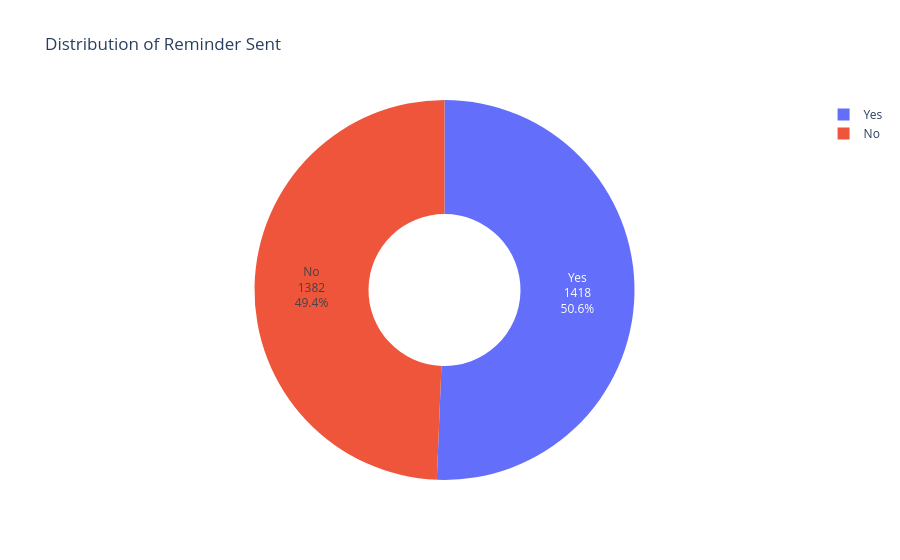

Notebook code for this chart:
### Code cell
reminder = df['reminder_sent']

summary = {
    "Valid": reminder.count(),
    "Mismatched": 0,   # if you have validation rules, adjust here
    "Missing": reminder.isna().sum()
}
summary_df = pd.DataFrame(summary, index=[0])
print(summary_df.T)

remnder_sent = df['reminder_sent'].value_counts()

fig = px.pie(
    values = remnder_sent.values,
    names = remnder_sent.index,
    title = 'Distribution of Reminder Sent',
    hole = 0.4
)

fig.update_traces(textposition='inside', textinfo='percent+label+value')
fig.show()

### Figure 1 — Plotly figure (JSON) as saved in the notebook; plotly's stock layout.template omitted (floating-point values rounded to 4 significant figures)
{"data": [{"domain": {"x": [0, 1], "y": [0, 1]}, "hole": 0.4, "hovertemplate": "label=%{label}<br>value=%{value}<extra></extra>", "labels": ["Yes", "No"], "legendgroup": "", "name": "", "showlegend": true, "textinfo": "percent+label+value", "textposition": "inside", "type": "pie", "values": [1418, 1382]}], "layout": {"legend": {"tracegroupgap": 0}, "title": {"text": "Distribution of Reminder Sent"}}}
